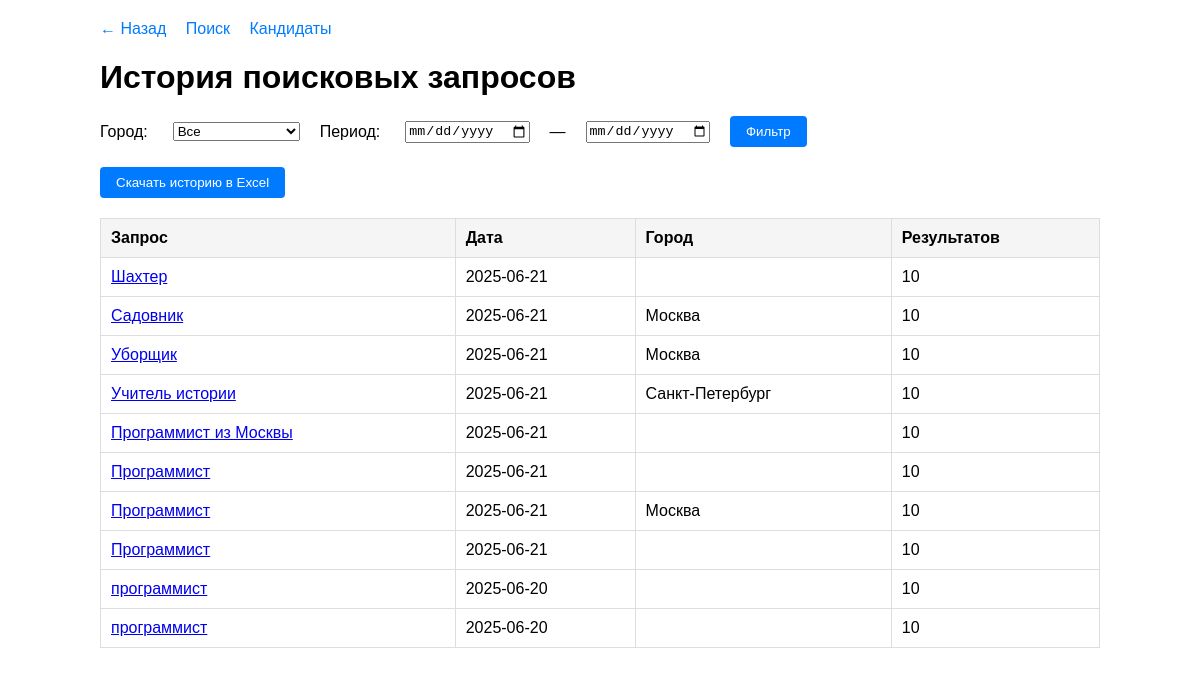
Screenshot of /history (signed in) with the database file from the repository.
### models.py (models this page shows)
class SearchHistory(Base):
    __tablename__ = "search_history"
    id = Column(Integer, primary_key=True, index=True)
    query = Column(String)
    city = Column(String)
    results = Column(Integer)
    date = Column(DateTime, default=datetime.utcnow)
    user_id = Column(Integer, ForeignKey("users.id"))
    user = relationship("User", back_populates="history")

### main.py (the view)
@app.get("/history", response_class=HTMLResponse)
def get_history(
    request: Request,
    db: Session = Depends(get_db),
    current_user: models.User = Depends(get_current_user),
    city: str = "",
    start: str = "",
    end: str = ""
):
    if current_user.role == "dean":
        query = db.query(models.SearchHistory).options(joinedload(models.SearchHistory.user))
    else:
        query = db.query(models.SearchHistory).filter(models.SearchHistory.user_id == current_user.id).options(joinedload(models.SearchHistory.user))
    if city:
        query = query.filter(models.SearchHistory.city.ilike(f"%{city}%"))
    if start:
        query = query.filter(models.SearchHistory.date >= start)
    if end:
        query = query.filter(models.SearchHistory.date <= end)
    results = query.order_by(models.SearchHistory.date.desc()).all()
    return templates.TemplateResponse("history.html", {"request": request, "history": results, "current_user": current_user})

### templates/history.html (shortened to what this page needs)
<!DOCTYPE html>
<html lang="ru">
<head>
</head>
<body>
  <div class="nav-links">
    <a href="/dashboard">← Назад</a>
    <a href="/search">Поиск</a>
    <a href="/candidates">Кандидаты</a>
  </div>
  <h1>История поисковых запросов</h1>
  <form class="filter-form" method="get" action="/history">
    <label>Город:</label>
    <select name="city">
      <option value="">Все</option>
    </select>
    <label>Период:</label>
    <input type="date" name="start"> —
    <input type="date" name="end">
    <button type="submit">Фильтр</button>
  </form>
  <form class="download-form" method="get" action="/history/download">
    <button type="submit">Скачать историю в Excel</button>
  </form>
  <table>
    <tr>
      <th>Запрос</th>
      <th>Дата</th>
      <th>Город</th>
      <th>Результатов</th>
    </tr>
    {% for row in history %}
    <tr>
      <td><a href="/history/result/{{ row.id }}">{{ row.query }}</a></td>
      <td>{{ row.date.strftime("%Y-%m-%d") }}</td>
      <td>{{ row.city }}</td>
      <td>{{ row.results }}</td>
    </tr>
    {% endfor %}
  </table>
</body>
</html>

### templates/history.html (style rules this page uses)
body { font-family: Arial, sans-serif; max-width: 1000px; margin: 0 auto; padding: 20px; }
.nav-links { margin-bottom: 20px; }
.nav-links a { margin-right: 15px; text-decoration: none; color: #007bff; }
h1 { margin-bottom: 20px; }
.filter-form { display: flex; gap: 20px; align-items: center; margin-bottom: 20px; }
.filter-form label { margin-right: 5px; }
.download-form { margin-bottom: 20px; }
button { background: #007bff; color: white; border: none; padding: 8px 16px; border-radius: 4px; cursor: pointer; }
table { width: 100%; border-collapse: collapse; margin-top: 10px; }
th, td { padding: 10px; text-align: left; border: 1px solid #ddd; }
th { background-color: #f5f5f5; }

### rows the page displays
SearchHistory: query "Шахтер", date "2025-06-21", results "10"
SearchHistory: query "Садовник", date "2025-06-21", city "Москва", results "10"
SearchHistory: query "Уборщик", date "2025-06-21", city "Москва", results "10"
SearchHistory: query "Учитель истории", date "2025-06-21", city "Санкт-Петербург", results "10"
SearchHistory: query "Программист из Москвы", date "2025-06-21", results "10"
SearchHistory: query "Программист", date "2025-06-21", results "10"
SearchHistory: query "Программист", date "2025-06-21", city "Москва", results "10"
SearchHistory: query "Программист", date "2025-06-21", results "10"
SearchHistory: query "программист", date "2025-06-20", results "10"
SearchHistory: query "программист", date "2025-06-20", results "10"
